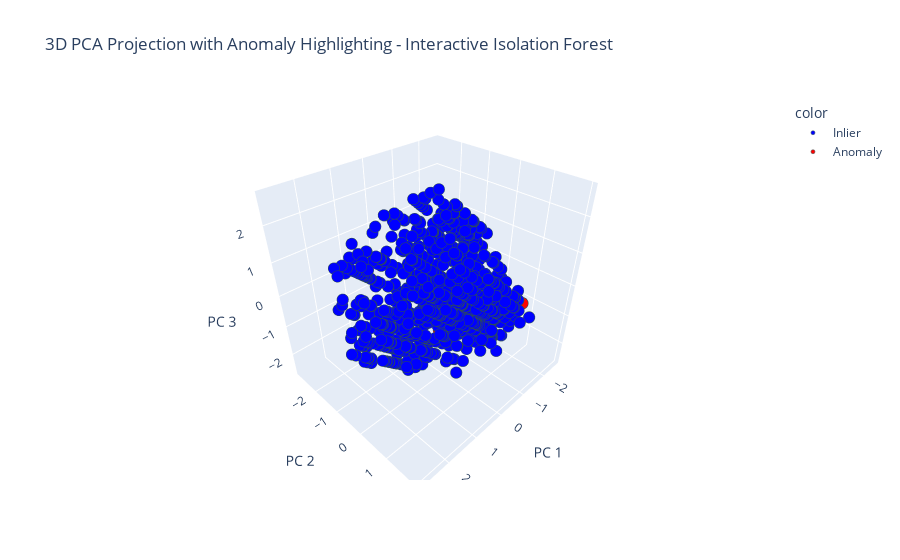

Write notebook code for a chart like this one.
### Code cell
import plotly.express as px


labels = ['Inlier' if lab == 1 else 'Anomaly' for lab in predict_test]
color_map = {'Inlier': 'blue', 'Anomaly': 'red'}

# Interactive 3D scatter plot
fig = px.scatter_3d(
    x=feature_pca3[:, 0],
    y=feature_pca3[:, 1],
    z=feature_pca3[:, 2],
    color=labels,
    color_discrete_map=color_map,
    title='3D PCA Projection with Anomaly Highlighting - Interactive Isolation Forest',
    labels={'x': 'PC 1', 'y': 'PC 2', 'z': 'PC 3'}
)
fig.update_traces(marker=dict(size=4, line=dict(width=0.5, color='DarkSlateGrey')))
fig.show()

### Figure 1 — Plotly figure (JSON) as saved in the notebook; plotly's stock layout.template omitted (floating-point values rounded to 4 significant figures; data arrays with more than 128 entries replaced by an {"elided": "..."} marker saying what was removed)
{"data": [{"hovertemplate": "color=Inlier<br>PC 1=%{x}<br>PC 2=%{y}<br>PC 3=%{z}<extra></extra>", "legendgroup": "Inlier", "marker": {"color": "blue", "line": {"color": "DarkSlateGrey", "width": 0.5}, "size": 4, "symbol": "circle"}, "mode": "markers", "name": "Inlier", "scene": "scene", "showlegend": true, "type": "scatter3d", "x": {"elided": "1694 float values"}, "y": {"elided": "1694 float values"}, "z": {"elided": "1694 float values"}}, {"hovertemplate": "color=Anomaly<br>PC 1=%{x}<br>PC 2=%{y}<br>PC 3=%{z}<extra></extra>", "legendgroup": "Anomaly", "marker": {"color": "red", "line": {"color": "DarkSlateGrey", "width": 0.5}, "size": 4, "symbol": "circle"}, "mode": "markers", "name": "Anomaly", "scene": "scene", "showlegend": true, "type": "scatter3d", "x": [-1.812, -0.4786], "y": [1.2, -0.6173], "z": [-0.5555, -1.804]}], "layout": {"legend": {"title": {"text": "color"}, "tracegroupgap": 0}, "scene": {"domain": {"x": [0, 1], "y": [0, 1]}, "xaxis": {"title": {"text": "PC 1"}}, "yaxis": {"title": {"text": "PC 2"}}, "zaxis": {"title": {"text": "PC 3"}}}, "title": {"text": "3D PCA Projection with Anomaly Highlighting - Interactive Isolation Forest"}}}
